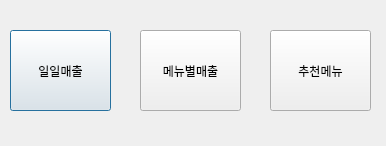
<?xml version="1.0" encoding="UTF-8"?>
<ui version="4.0">
 <class>Dialog</class>
 <widget class="QDialog" name="Dialog">
  <property name="geometry">
   <rect>
    <x>0</x>
    <y>0</y>
    <width>386</width>
    <height>146</height>
   </rect>
  </property>
  <property name="windowTitle">
   <string>Dialog</string>
  </property>
  <widget class="QPushButton" name="pushButton">
   <property name="geometry">
    <rect>
     <x>10</x>
     <y>30</y>
     <width>101</width>
     <height>81</height>
    </rect>
   </property>
   <property name="text">
    <string>일일매출</string>
   </property>
  </widget>
  <widget class="QPushButton" name="pushButton_2">
   <property name="geometry">
    <rect>
     <x>140</x>
     <y>30</y>
     <width>101</width>
     <height>81</height>
    </rect>
   </property>
   <property name="text">
    <string>메뉴별매출</string>
   </property>
  </widget>
  <widget class="QPushButton" name="pushButton_3">
   <property name="geometry">
    <rect>
     <x>270</x>
     <y>30</y>
     <width>101</width>
     <height>81</height>
    </rect>
   </property>
   <property name="text">
    <string>추천메뉴</string>
   </property>
  </widget>
 </widget>
 <resources/>
 <connections/>
</ui>
